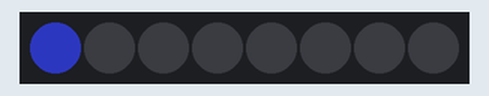
This sketch was run on a simulated Arduino Uno, built with avr-gcc and run on an emulated ATmega328P. On the bench: 8 RGB LEDs in strip order, left to right. Dim RGB values are drawn brighter than linear; random numbers use the default seed unless the sketch sets one.

Above: at 0.15 s.
At 0.75 s:
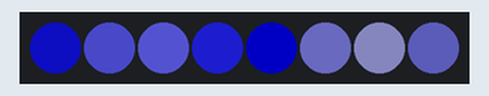
At 10.37 s:
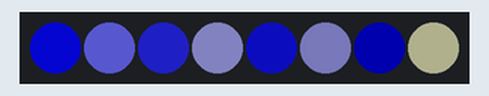
At 14.88 s:
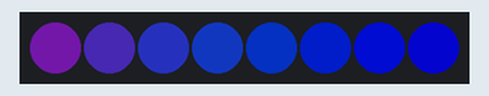
At 20.0 s:
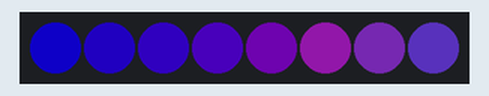
At 39.84 s:
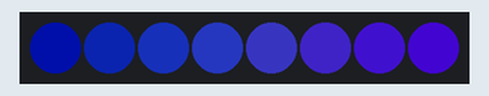
Timing chart, 0 to 40.0 s (numbered marks = the images above):
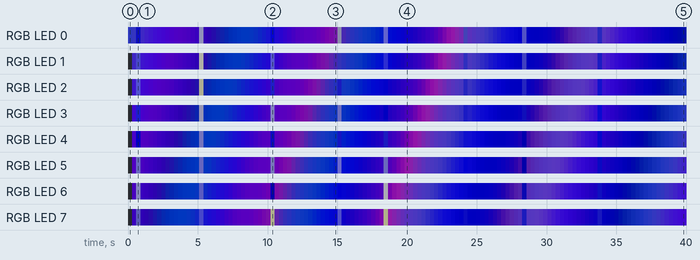

The sketch:

StormCloud.ino
```cpp
// THIS VIDEO OUTLINES THE HARDWARE AND GIVES MORE INSIGHT INTO THE CODE

// you will have to add the neopixel library if you haven't already
// https://learn.adafruit.com/adafruit-neopixel-uberguide/arduino-library-installation

#include <Adafruit_NeoPixel.h>

// SETTINGS
#define RGB_LED_COUNT             8     // the total number of neopixels on the strip you've attached
#define SPEED_MULTIPLIER          0.003 // the lower this number, the slower all the animations will move
#define RGB_LED_BRIGHTNESS        125   // 0-255, the higher the number the brighter the lights will be ( and more vibrant the colors will be )
#define MOVEMENT_MODIFIER         650   // the different between the lights color, used for making movement across the strip more / less pronounced
#define LIGHTNING_MAX_BRIGHTNESS  60    // 0 - 127, the maximum brightness of the lightning strikes
#define LIGHTNING_CHANCE          1500  // the lower the number is, the more often lightning will strike
#define LIGHTNING_MIN_TIME        100.0 // the minimum amount of milliseconds lightning will strike for
#define LIGHTNING_MAX_TIME        500.0 // the maximum amoung of milliseconds lightning will strike for
#define LIGHTNING_WAIT_TIME       3000.0// the amount of milliseconds that must elapse before another lightning strike can happen
#define LIGHTNING_MIN_MODIFIER    20    // the minimum speed of lightning strike oscilations
#define LIGHTNING_MAX_MODIFIER    35    // the maximum speed of lightning striek oscilations

// PINS
#define LED_PIN                   5

Adafruit_NeoPixel  strip = Adafruit_NeoPixel(RGB_LED_COUNT, LED_PIN, NEO_GRB + NEO_KHZ800);

unsigned long elapsed;
byte r;
byte g;
byte b;
byte ledIndex = 0;
unsigned long lightningEnd = 0.0;
unsigned long lightningWait = 0.0;
unsigned long lightningModifier = 0.0;

void setup() {

  // serial communications commented out, as they're not required for regular operations
  //Serial.begin(115200);

  // ensure the 'random' numbers that we get every run do not match
  randomSeed(analogRead(0));

  // start the neopixel strip and set it's initial brightness
  strip.begin();
  strip.setBrightness(RGB_LED_BRIGHTNESS);
}

void loop() {

  // first we get some kind of constantly increasing number to use in our calculations
  //
  // millis() returns the amount of milliseconds that have elapsed since the program has started.
  // NOTE: this will reset after about 50 days, although the impact of this on our use should be
  // nothing.
  //
  // ledIndex is a number that goes from 0 to the number of neopixels on your strip
  // this number increases every loop until it hits the max number and resets back to zero
  // we use this number multiplied by the setting MOVEMENT_MODIFIER to increase the values between
  // neopixel colors
  elapsed = millis() + (float(ledIndex) * MOVEMENT_MODIFIER);

  // the blue formula is the same regardless of whether lightning is striking or not, so it's outside
  // of the switch below. more details on why this formula looks the way it does can be found in the
  // companion video linked at the top of the file
  b = byte(((pow(sin((elapsed * SPEED_MULTIPLIER) / 4.0), 3.0) + 1.0) * 80.0) + 90.0);

  // if there is no lightningEnd time set, then we are not running lightning
  // so just show the idle animation instead
  if (lightningEnd == 0) {

    // more details on why these formulas look the way they do can be found in the
    // companion video linked at the top of the file
    r = byte((sin((elapsed * SPEED_MULTIPLIER) / 5.0) + 1.0) * 40.0);
    g = byte(pow(sin(((elapsed * SPEED_MULTIPLIER) / 8.0) + PI / 2.0), 4.0) * 50.0);

    // first check if we've past the wait period before another strike can even happen
    // then if the random chance of lightning == 1, we'll start a lightning strike
    if (millis() >= lightningWait && random(LIGHTNING_CHANCE) == 1) {

      // figure out how long this strike would run for, and add it to the current time.
      // that's how we know when to stop doing it
      lightningEnd = millis() + random(LIGHTNING_MIN_TIME, LIGHTNING_MAX_TIME);

      // figure out how fast the lightning should oscillate
      lightningModifier = random(LIGHTNING_MIN_MODIFIER, LIGHTNING_MAX_MODIFIER);
    }

  } else {

    // we want to create something closer to white, so we make r and g the same values
    // more details on why these formulas look the way they do can be found in the
    // companion video linked at the top of the file
    r = g = byte((sin(elapsed / lightningModifier) + 1.0) * LIGHTNING_MAX_BRIGHTNESS);

    // check if the current time has passed the end of the lightning strike
    if (millis() >= lightningEnd) {

      // to stop the lightning strike, we reset the end time back to 0
      lightningEnd = 0;

      // we'll also mark the amount of time we want to disable lightning, that way it doesn't happen too often
      lightningWait = millis() + LIGHTNING_WAIT_TIME;
    }
  }

  // serial communications commented out, as they're not required for regular operations
  /*
  if (ledIndex == 0) {

    // this serious output is meant to be viewed on the Serial Plotter
    // to make the plotter display multiple graphs at the same time you have to seperate your
    // numeric values with commas and end the set with a line feed
    //
    // you'll notice the order of the colors seems kind of weird. it's b, r and g becuase that
    // matches the coloring of the first, second and third graphs on the plotter
    Serial.print(b);
    Serial.print(",");
    Serial.print(r);
    Serial.print(",");
    Serial.println(g);
  }
  */

  // push the calculated colors to the current neopixel
  strip.setPixelColor(ledIndex, r, g, b);

  // write any changes to the strip
  strip.show();

  // increase the ledIndex until it hits the maximum value and reset it back to 0
  ledIndex ++;
  if (ledIndex >= RGB_LED_COUNT)
    ledIndex = 0;
}
```

Measured:
- by itself, RGB LED 4: off → RGB(38, 0, 105) at 0.30 s, → RGB(0, 0, 95) 0.30 s later, → RGB(36, 0, 88) 0.30 s later, → RGB(34, 0, 84) 0.30 s later, … (132 changes in this stretch)
- by itself, RGB LED 5: off → RGB(36, 0, 87) at 0.30 s, → RGB(46, 46, 84) 0.30 s later, → RGB(31, 0, 83) 0.30 s later, → RGB(28, 0, 83) 0.30 s later, … (131 changes in this stretch)
